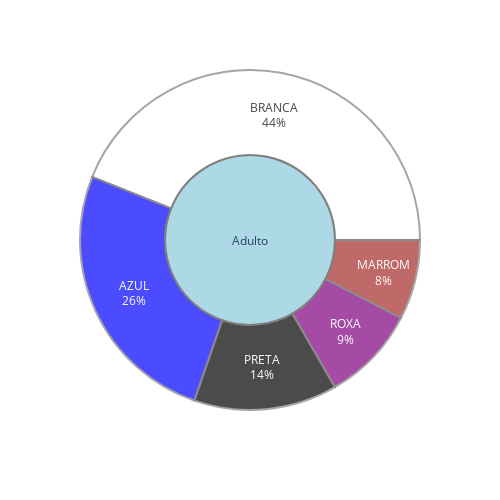

Notebook cell for this chart:
### Code cell
df_belts = df.copy()
df_belts = df_belts.query('confirmed == 1').query('adult == 1')
df_belts = df_belts.groupby(['belt','adult']).count().reset_index()
df_belts.sort_values(by='name', ascending=False, inplace=True)
df_belts.reset_index(drop=True, inplace=True)
df_belts['athletes'] = df_belts['name']
df_belts['belt'] = df_belts['belt'].apply(lambda x: x.strip())
df_belts['adult'] = df_belts['adult'].apply(lambda x: 'Adulto' if x == 1 else 'Não Adulto')
color_dict = {'BRANCA' : 'white', 'BRANCA/CINZA' : 'gray', 'CINZA' : 'gray' , 'VERDE' : 'green', 'AZUL' : 'blue', 'ROXA' : 'purple', 'MARROM' : 'brown', 'PRETA' : 'black', 'COLORIDA' : 'yellow',
              '(?)':'lightblue'}
fig = px.sunburst(df_belts, path=['adult','belt'], values='athletes', title='', color='belt', color_discrete_map=color_dict, height=500, width=500)
#update central text
fig.update_traces(textinfo='label+percent entry')
#update background color of the central circle
fig.update_traces(marker=dict(line=dict(color='gray', width=2)))
fig.show()

### Figure 1 — Plotly figure (JSON) as saved in the notebook; plotly's stock layout.template omitted (floating-point values rounded to 4 significant figures)
{"data": [{"branchvalues": "total", "customdata": [["BRANCA"], ["AZUL"], ["ROXA"], ["MARROM"], ["PRETA"], ["(?)"]], "domain": {"x": [0, 1], "y": [0, 1]}, "hovertemplate": "labels=%{label}<br>athletes=%{value}<br>parent=%{parent}<br>id=%{id}<br>belt=%{customdata[0]}<extra></extra>", "ids": ["Adulto/BRANCA", "Adulto/AZUL", "Adulto/ROXA", "Adulto/MARROM", "Adulto/PRETA", "Adulto"], "labels": ["BRANCA", "AZUL", "ROXA", "MARROM", "PRETA", "Adulto"], "marker": {"colors": ["white", "blue", "purple", "brown", "black", "lightblue"], "line": {"color": "gray", "width": 2}}, "name": "", "parents": ["Adulto", "Adulto", "Adulto", "Adulto", "Adulto", ""], "textinfo": "label+percent entry", "type": "sunburst", "values": [29, 17, 6, 5, 9, 66]}], "layout": {"height": 500, "legend": {"tracegroupgap": 0}, "margin": {"t": 60}, "width": 500}}
